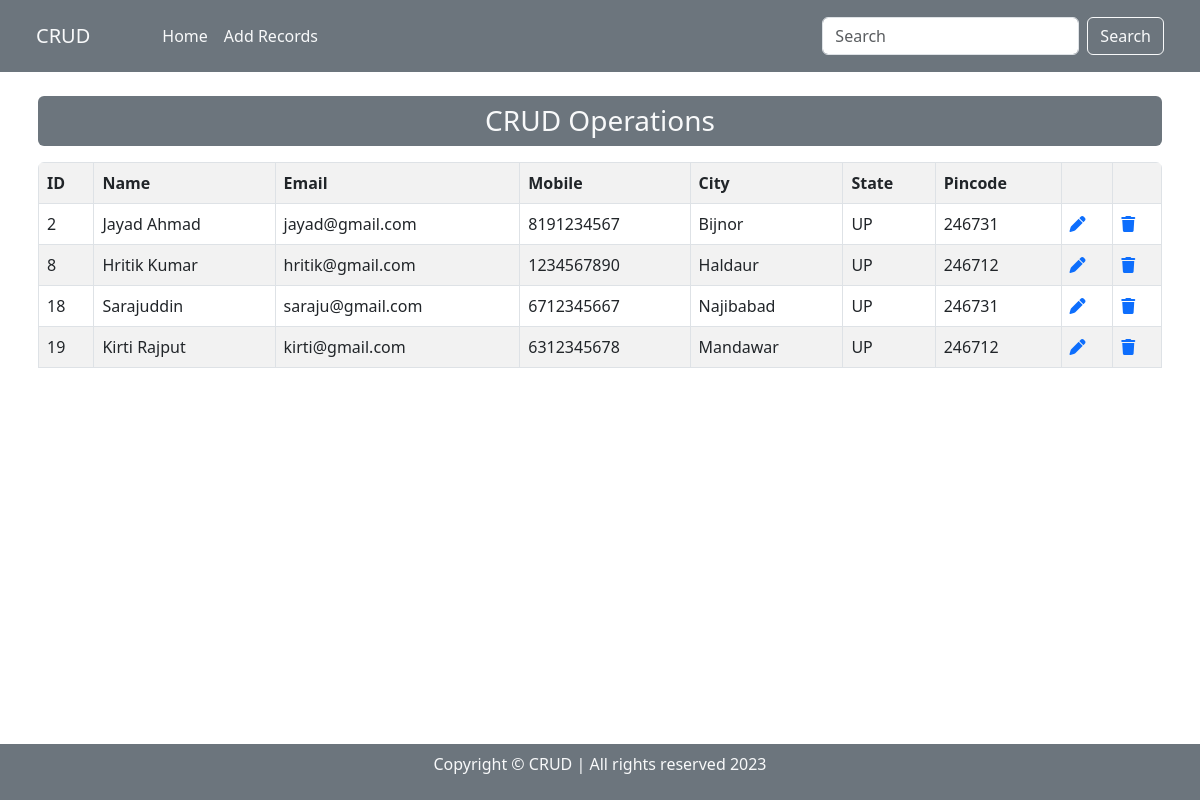
The page / on the database its author committed.
### mainApp/models.py (models this page shows, shortened)
class Record(models.Model):
    id = models.AutoField(primary_key=True)
    name = models.CharField(max_length=50)
    email = models.EmailField(max_length=100)
    mobile = models.CharField(max_length=15)
    city = models.CharField(max_length=50, null=True, blank=True)
    state = models.CharField(max_length=50, null=True, blank=True)
    pincode = models.CharField(max_length=50, null=True, blank=True)

### mainApp/views.py (the view)
# urls.py: 2. Add a URL to urlpatterns:  path('', views.home, name='home')
def home(request):
    data = Record.objects.all()
    return render(request, 'home.html', {'data':data})

### mainApp/templates/home.html (shortened to what this page needs)
<!DOCTYPE html>
<html lang="en">
<head>
    <link href="https://cdn.jsdelivr.net/npm/bootstrap@5.3.0/dist/css/bootstrap.min.css" rel="stylesheet">
    <link rel="stylesheet" href="https://cdnjs.cloudflare.com/ajax/libs/font-awesome/6.4.0/css/all.min.css" />
</head>
<body>
      {% block navbar %}
      <nav class="navbar navbar-expand-lg bg-secondary px-md-4 py-3 sticky-top">
        <div class="container-fluid">
          <a class="navbar-brand text-light pe-md-5" href="/">CRUD</a>
          <div class="collapse navbar-collapse" id="navbarSupportedContent">
            <ul class="navbar-nav me-auto mb-2 mb-lg-0">
              <li class="nav-item">
                <a class="nav-link active text-light" aria-current="page" href="/">Home</a>
              </li>
              <li class="nav-item">
                <a class="nav-link active text-light" aria-current="page" href="/add/">Add Records</a>
              </li>
            </ul>
            <form class="d-flex" role="search" action="/search/" method="post">
              <input class="form-control me-2" type="search" placeholder="Search" aria-label="Search" name="search">
              <button class="btn btn-outline-light" type="submit">Search</button>
            </form>
          </div>
        </div>
      </nav>
      {% endblock navbar %}
      {% block main %}
      <div class="container p-2 pb-5">
        <h3 class="p-2 text-center bg-secondary text-light my-3 rounded">CRUD Operations</h3>
        <div class="table-responsive rounded">
            <table class="table table-bordered table-hover table-striped">
                <tr>
                    <th>ID</th>
                    <th>Name</th>
                    <th>Email</th>
                    <th>Mobile</th>
                    <th>City</th>
                    <th>State</th>
                    <th>Pincode</th>
                    <th></th>
                    <th></th>
                </tr>
                {% for item in data %}
                <tr>
                    <td>{{item.id}}</td>
                    <td>{{item.name}}</td>
                    <td>{{item.email}}</td>
                    <td>{{item.mobile}}</td>
                    <td>{{item.city}}</td>
                    <td>{{item.state}}</td>
                    <td>{{item.pincode}}</td>
                    <td><a href="/update/{{item.id}}"><i class="fa-solid fa-pen" title="Edit Record"></i></a></td>
                    <td><a href="/delete/{{item.id}}"><i class="fa-solid fa-trash" title="Delete Record"></i></a></td>
                </tr>
                {% endfor %}
            </table>
        </div>
      </div>
      {% endblock main %}
      {% block footer %}
      <footer class="bg-secondary fixed-bottom">
        <p class="text-light text-center p-2">Copyright &copy; CRUD | All rights reserved 2023</p>
      </footer>
      {% endblock footer %}
</body>
</html>

### rows shown on the page
Record: id "2", name "Jayad Ahmad", email "jayad@gmail.com", mobile "8191234567", city "Bijnor", state "UP", pincode "246731"
Record: id "8", name "Hritik Kumar", email "hritik@gmail.com", mobile "1234567890", city "Haldaur", state "UP", pincode "246712"
Record: id "18", name "Sarajuddin", email "saraju@gmail.com", mobile "6712345667", city "Najibabad", state "UP", pincode "246731"
Record: id "19", name "Kirti Rajput", email "kirti@gmail.com", mobile "6312345678", city "Mandawar", state "UP", pincode "246712"
